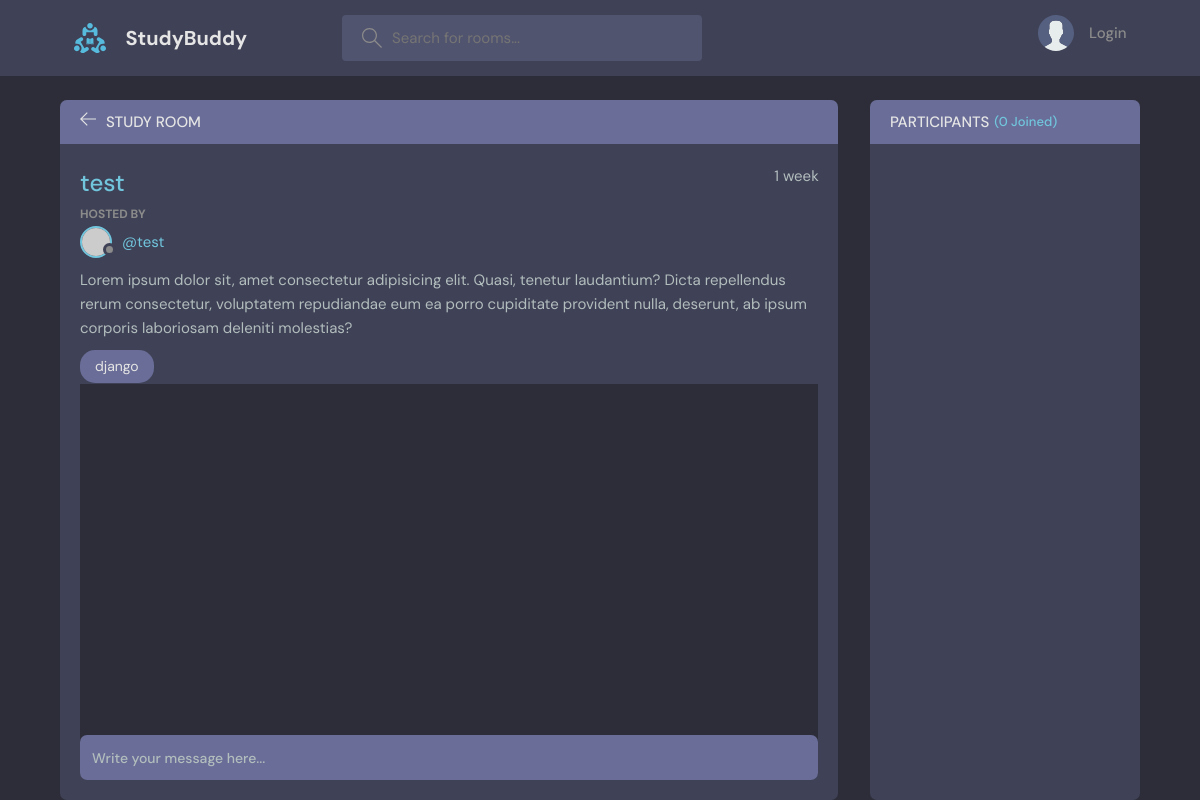
Before: /room/8/ with the older database file.
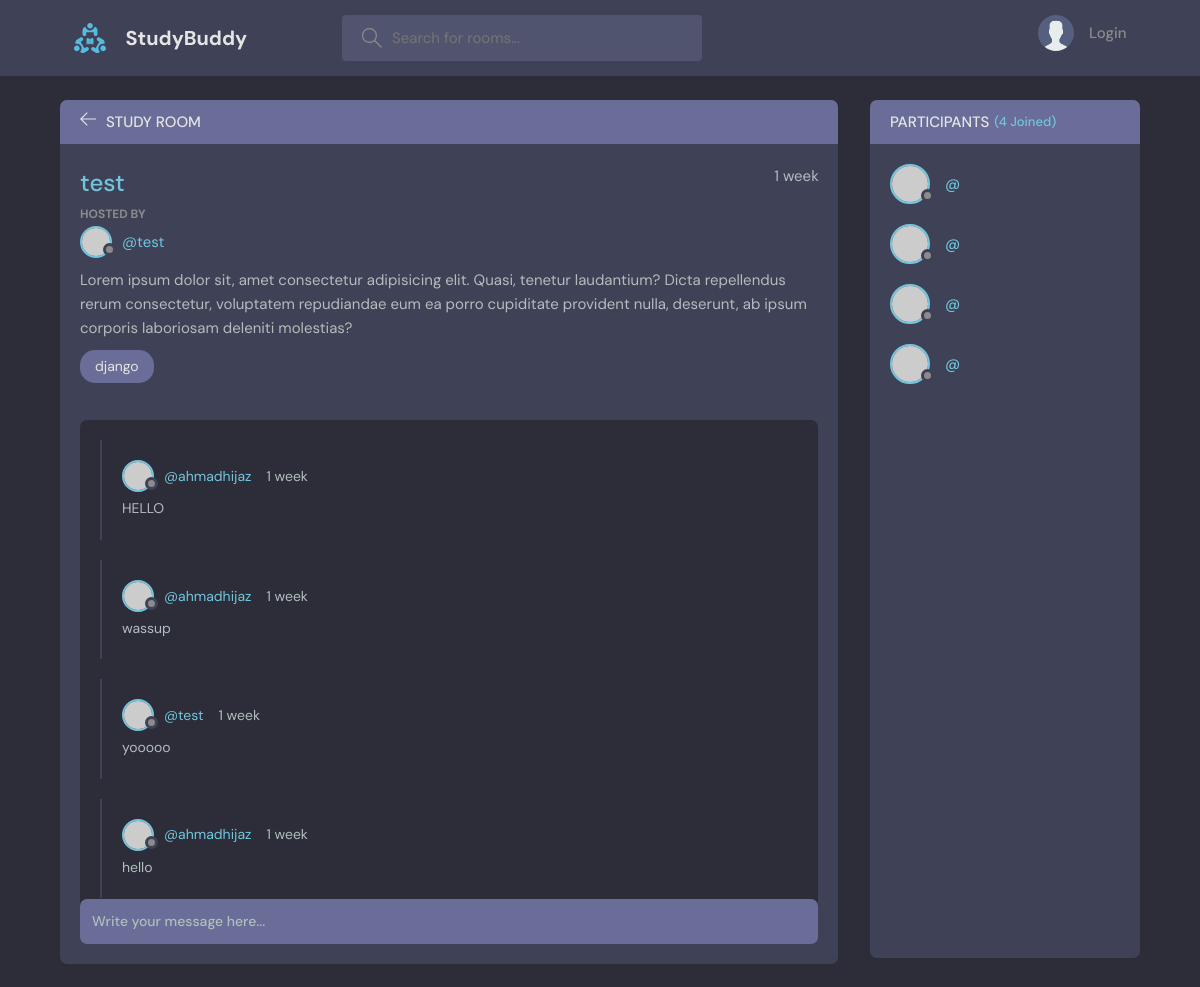
After: the same page with the newer database file.
### base/models.py (models this page shows, shortened)
class Room(models.Model):
     host = models.ForeignKey(User, on_delete=models.SET_NULL, null=True)
     topic = models.ForeignKey(Topic, on_delete=models.SET_NULL, null=True)
     name = models.CharField(max_length=200)
     description = models.TextField(null=True, blank=True)
     participants = models.ManyToManyField(User, related_name='participants', blank=True)
     updated = models.DateTimeField(auto_now=True)
     created = models.DateTimeField(auto_now_add=True)
     class Meta:
          ordering = ['-updated', '-created']

class Topic(models.Model):
     name = models.CharField(max_length=200)
     def __str__(self):
          return self.name

class Message(models.Model):
     user = models.ForeignKey(User, on_delete=models.CASCADE)
     room = models.ForeignKey(Room, on_delete=models.CASCADE)
     body = models.TextField()
     updated = models.DateTimeField(auto_now=True)
     created = models.DateTimeField(auto_now_add=True)
     class Meta:
          ordering = ['-updated', '-created']

### base/views.py (the view, shortened to what this page needs)
# urls.py: path('room/<str:pk>/', views.room, name="room"),
def room(request, pk):
    room = Room.objects.get(id=pk)
    room_messages = room.message_set.all().order_by('-created')
    participants = room.participants.all()
    context = {'room': room, 'room_messages' : room_messages, 'participants':participants}
    return render(request, 'base/room.html', context)

### base/templates/base/room.html (shortened to what this page needs)
{% extends 'main.html' %}
{% block content %}
    <main class="profile-page layout layout--2">
      <div class="container">
        <div class="room">
          <div class="room__top">
            <div class="room__topLeft">
              <a href="{% url 'home' %}">
                <svg version="1.1" xmlns="http://www.w3.org/2000/svg" width="32" height="32" viewBox="0 0 32 32">
                  <title>arrow-left</title>
                  <path
                    d="M13.723 2.286l-13.723 13.714 13.719 13.714 1.616-1.611-10.96-10.96h27.625v-2.286h-27.625l10.965-10.965-1.616-1.607z"
                  ></path>
                </svg>
              </a>
              <h3>Study Room</h3>
            </div>
          </div>
          <div class="room__box scroll">
            <div class="room__header scroll">
              <div class="room__info">
                <h3>{{room.name}}</h3>
                <span>{{room.created|timesince}}</span>
              </div>
              <div class="room__hosted">
                <p>Hosted By</p>
                <a href="{% url 'user-profile' room.host.id %}" class="room__author">
                  <div class="avatar avatar--small">
                    <img src="https://randomuser.me/api/portraits/men/37.jpg" />
                  </div>
                  <span>@{{room.host.username}}</span>
                </a>
              </div>
              <div class="room__details">
                Lorem ipsum dolor sit, amet consectetur adipisicing elit. Quasi, tenetur laudantium? Dicta repellendus
                rerum consectetur, voluptatem repudiandae eum ea porro cupiditate provident nulla, deserunt, ab ipsum
                corporis laboriosam deleniti molestias?
              </div>
              <span class="room__topics">{{room.topic}}</span>
            </div>
            <div class="room__conversation">
              <div class="threads scroll">
                {% for message in room_messages %}
                <div class="thread">
                  <div class="thread__top">
                    <div class="thread__author">
                      <a href="{% url 'user-profile' message.user.id %}" class="thread__authorInfo">
                        <div class="avatar avatar--small">
                          <img src="https://randomuser.me/api/portraits/men/37.jpg" />
                        </div>
                        <span>@{{message.user.username}}</span>
                      </a>
                      <span class="thread__date">{{message.created|timesince}}</span>
                    </div>
                  </div>
                  <div class="thread__details">
                    {{message.body}}
                  </div>
                </div>
                {% endfor %}
              </div>
            </div>
          </div>
          <div class="room__message">
            <form action="" method="POST">
              <input name="" placeholder="Write your message here..." /></form>
          </div>
        </div>
        <div class="participants">
          <h3 class="participants__top">Participants <span>({{participants.count}} Joined)</span></h3>
          <div class="participants__list scroll">
            {% for message in room_messages %}
            <a href="{% url 'user-profile' user.id %}" class="participant">
              <div class="avatar avatar--medium">
                <img src="https://randomuser.me/api/portraits/men/37.jpg" />
              </div>
              <p>
                <span>@{{user.username}}</span>
              </p>
            </a>
            {% endfor %}
          </div>
        </div>
      </div>
    </main>
    {% endblock content %}

### templates/main.html (shortened to what this page needs)
<!DOCTYPE html>
{% load static %}
<html lang="en">
  <head>
    <link rel="stylesheet" href="{% static 'styles/style.css' %}" />
  </head>
  <body>
    {% include 'navbar.html' %}
    {% block content %}
    {% endblock %}
  </body>
</html>

### templates/navbar.html (shortened to what this page needs)
{% load static %}
<header class="header header--loggedIn">
    <div class="container">
      <a href="{% url 'home' %}" class="header__logo">
        <img src="{% static 'images/logo.svg' %}" />
        <h1>StudyBuddy</h1>
      </a>
      <form class="header__search" method="GET" action="{% url 'home' %}">
        <label>
          <input name="q" placeholder="Search for rooms..." />
        </label>
      </form>
      <nav class="header__menu">
        {% if request.user.is_authenticated %}
        <div class="header__user">
          <a href="{% url 'update-user' %}">
            <div class="avatar avatar--medium active">
              <img src="https://randomuser.me/api/portraits/men/37.jpg" />
            </div>
            <p>{{request.user.username}} <span>@{{request.user}}</span></p>
          </a>
          <button class="dropdown-button">
            <svg version="1.1" xmlns="http://www.w3.org/2000/svg" width="32" height="32" viewBox="0 0 32 32">
              <title>chevron-down</title>
              <path d="M16 21l-13-13h-3l16 16 16-16h-3l-13 13z"></path>
            </svg>
          </button>
        </div>
        {% else %}
        <a href="{% url 'login' %}">
          <img src="{% static 'images/avatar.svg' %}" />
          <p>Login</p>
        </a>
{% endif %}
      </nav>
    </div>
  </header>

Changed rows visible on the page:
added Message: user.username "ahmadhijaz", created "1 week", body "HELLO"
added Message: user.username "ahmadhijaz", created "1 week", body "wassup"
added Message: user.username "test", created "1 week", body "yooooo"
added Message: user.username "ahmadhijaz", created "1 week", body "hello"
Other visible differences:
{{ participants.count }}: "0" → "4"
